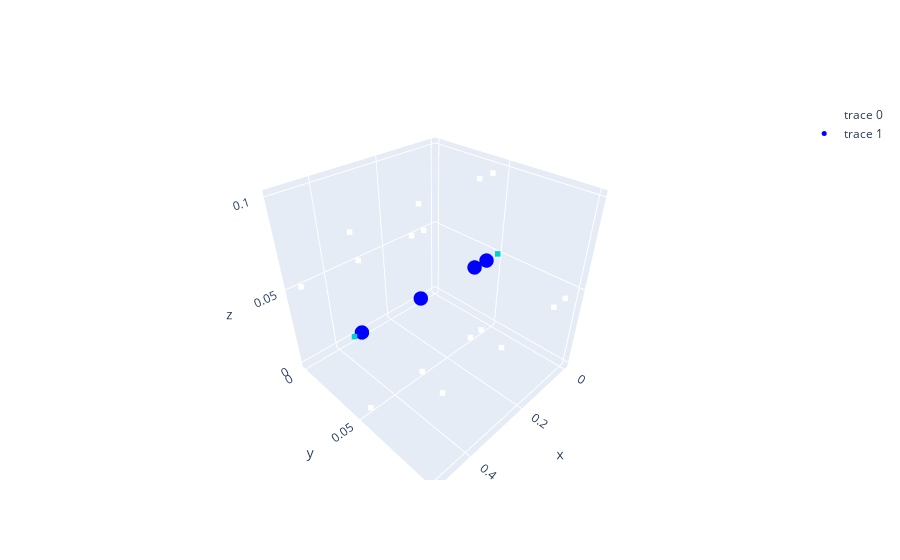

The notebook cell saved with this chart:
### Code cell
#-------------Definimos fronteras ----------
malla.tag_wall_dirichlet('W',TA)
malla.tag_wall_dirichlet('E',TB)
malla.draw()

### Figure 1 — Plotly figure (JSON) as saved in the notebook; plotly's stock layout.template omitted (floating-point values rounded to 4 significant figures)
{"data": [{"marker": {"color": ["white", "white", "white", "white", "white", "white", "white", "white", "darkturquoise", "darkturquoise", "white", "white", "white", "white", "white", "white", "white", "white"], "size": 2, "symbol": "square"}, "mode": "markers", "type": "scatter3d", "x": [0.05, 0.1, 0.3, 0.48, 0.05, 0.1, 0.3, 0.48, 0, 0.5, 0.05, 0.1, 0.3, 0.48, 0.05, 0.1, 0.3, 0.48], "y": [0.05, 0.05, 0.05, 0.05, 0, 0, 0, 0, 0.05, 0.05, 0.1, 0.1, 0.1, 0.1, 0.05, 0.05, 0.05, 0.05], "z": [0, 0, 0, 0, 0.05, 0.05, 0.05, 0.05, 0.05, 0.05, 0.05, 0.05, 0.05, 0.05, 0.1, 0.1, 0.1, 0.1]}, {"marker": {"color": "blue", "size": 5}, "mode": "markers", "type": "scatter3d", "x": [0.05, 0.1, 0.3, 0.48], "y": [0.05, 0.05, 0.05, 0.05], "z": [0.05, 0.05, 0.05, 0.05]}], "layout": {}}
